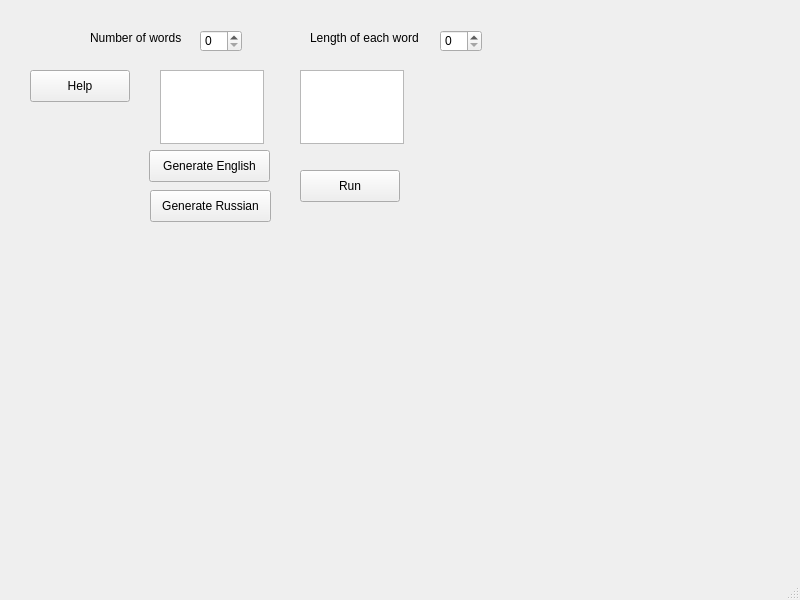
<?xml version="1.0" encoding="UTF-8"?>
<ui version="4.0">
 <class>MainWindow</class>
 <widget class="QMainWindow" name="MainWindow">
  <property name="geometry">
   <rect>
    <x>0</x>
    <y>0</y>
    <width>800</width>
    <height>600</height>
   </rect>
  </property>
  <property name="windowTitle">
   <string>MainWindow</string>
  </property>
  <widget class="QWidget" name="centralwidget">
   <widget class="QTextEdit" name="inputTextEdit">
    <property name="geometry">
     <rect>
      <x>160</x>
      <y>70</y>
      <width>104</width>
      <height>74</height>
     </rect>
    </property>
   </widget>
   <widget class="QTextEdit" name="outputTextEdit">
    <property name="geometry">
     <rect>
      <x>300</x>
      <y>70</y>
      <width>104</width>
      <height>74</height>
     </rect>
    </property>
   </widget>
   <widget class="QPushButton" name="processButton">
    <property name="geometry">
     <rect>
      <x>300</x>
      <y>170</y>
      <width>100</width>
      <height>32</height>
     </rect>
    </property>
    <property name="text">
     <string>Run</string>
    </property>
   </widget>
   <widget class="QSpinBox" name="wordCountSpinBox">
    <property name="geometry">
     <rect>
      <x>200</x>
      <y>30</y>
      <width>42</width>
      <height>22</height>
     </rect>
    </property>
   </widget>
   <widget class="QSpinBox" name="wordLengthSpinBox">
    <property name="geometry">
     <rect>
      <x>440</x>
      <y>30</y>
      <width>42</width>
      <height>22</height>
     </rect>
    </property>
   </widget>
   <widget class="QPushButton" name="generateEnglishButton">
    <property name="geometry">
     <rect>
      <x>149</x>
      <y>150</y>
      <width>121</width>
      <height>32</height>
     </rect>
    </property>
    <property name="text">
     <string>Generate English</string>
    </property>
   </widget>
   <widget class="QPushButton" name="helpButton">
    <property name="geometry">
     <rect>
      <x>30</x>
      <y>70</y>
      <width>100</width>
      <height>32</height>
     </rect>
    </property>
    <property name="text">
     <string>Help</string>
    </property>
   </widget>
   <widget class="QLabel" name="wordCountLabel">
    <property name="geometry">
     <rect>
      <x>90</x>
      <y>30</y>
      <width>111</width>
      <height>16</height>
     </rect>
    </property>
    <property name="text">
     <string>Number of words</string>
    </property>
   </widget>
   <widget class="QLabel" name="wordLengthLabel">
    <property name="geometry">
     <rect>
      <x>310</x>
      <y>30</y>
      <width>131</width>
      <height>16</height>
     </rect>
    </property>
    <property name="text">
     <string>Length of each word</string>
    </property>
   </widget>
   <widget class="QPushButton" name="generateRussianButton">
    <property name="geometry">
     <rect>
      <x>150</x>
      <y>190</y>
      <width>121</width>
      <height>32</height>
     </rect>
    </property>
    <property name="text">
     <string>Generate Russian</string>
    </property>
   </widget>
  </widget>
  <widget class="QMenuBar" name="menubar">
   <property name="geometry">
    <rect>
     <x>0</x>
     <y>0</y>
     <width>800</width>
     <height>33</height>
    </rect>
   </property>
  </widget>
  <widget class="QStatusBar" name="statusbar"/>
 </widget>
 <resources/>
 <connections/>
</ui>
